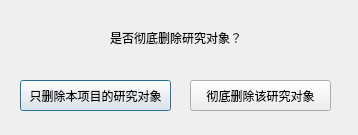
<?xml version="1.0" encoding="UTF-8"?>
<ui version="4.0">
 <class>DeleteResearchObj</class>
 <widget class="QDialog" name="DeleteResearchObj">
  <property name="geometry">
   <rect>
    <x>0</x>
    <y>0</y>
    <width>358</width>
    <height>135</height>
   </rect>
  </property>
  <property name="windowTitle">
   <string>删除研究对象</string>
  </property>
  <widget class="QPushButton" name="pushButton">
   <property name="geometry">
    <rect>
     <x>20</x>
     <y>80</y>
     <width>151</width>
     <height>31</height>
    </rect>
   </property>
   <property name="text">
    <string>只删除本项目的研究对象</string>
   </property>
  </widget>
  <widget class="QPushButton" name="pushButton_2">
   <property name="geometry">
    <rect>
     <x>190</x>
     <y>80</y>
     <width>141</width>
     <height>31</height>
    </rect>
   </property>
   <property name="text">
    <string>彻底删除该研究对象</string>
   </property>
  </widget>
  <widget class="QLabel" name="label">
   <property name="geometry">
    <rect>
     <x>110</x>
     <y>30</y>
     <width>141</width>
     <height>16</height>
    </rect>
   </property>
   <property name="text">
    <string>是否彻底删除研究对象？</string>
   </property>
  </widget>
 </widget>
 <resources/>
 <connections/>
</ui>
